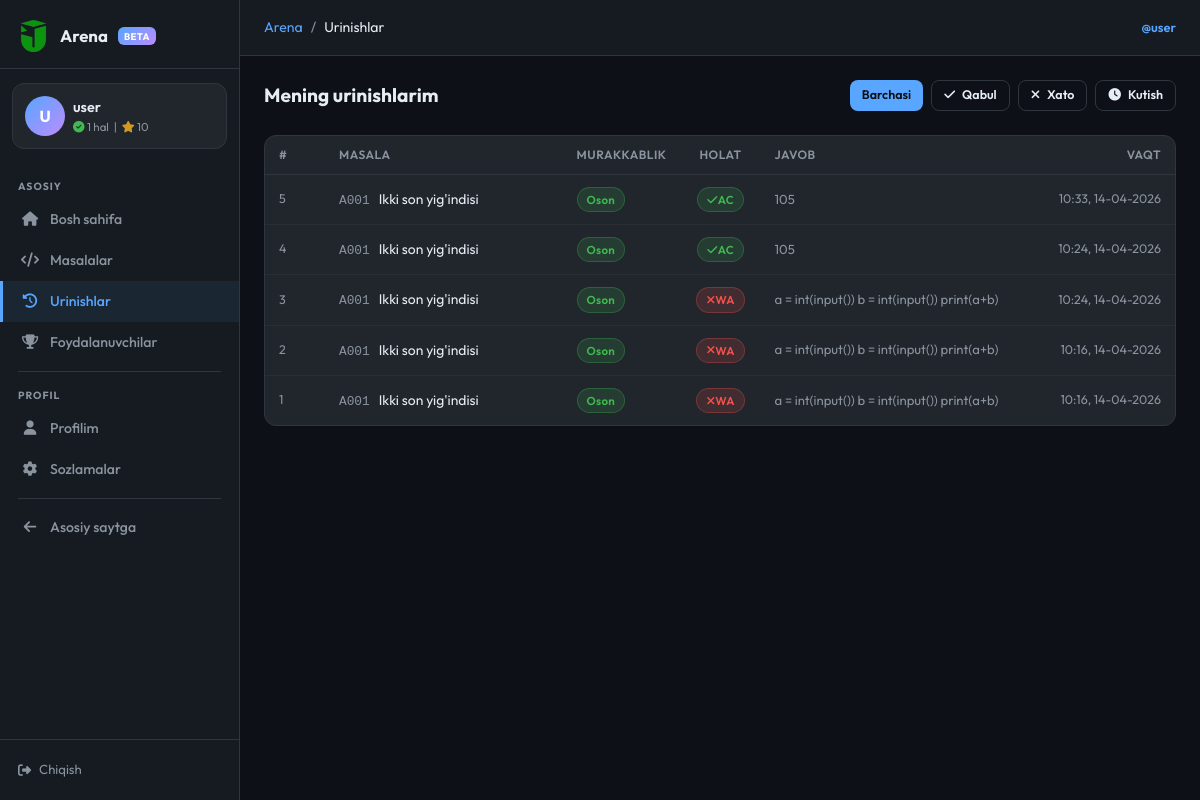
Before: /arena/submissions (signed in) with the older database file.
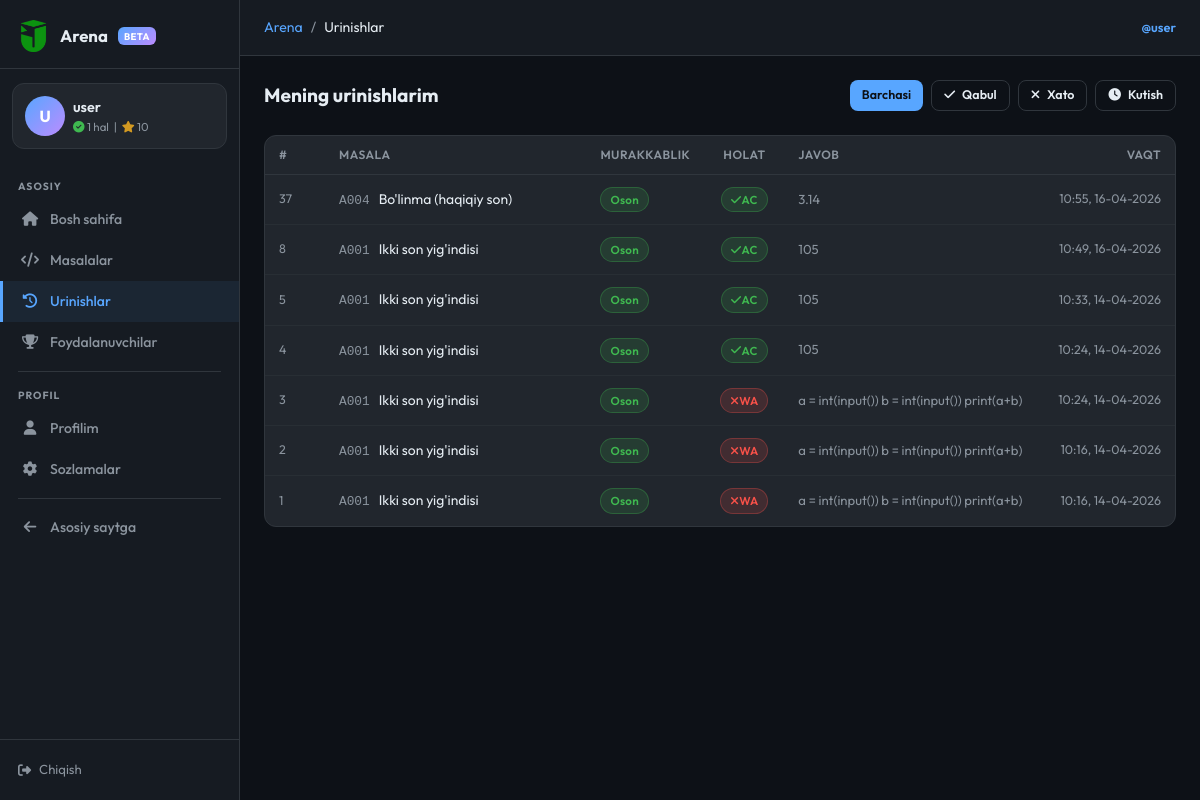
After: the same page with the newer database file.
### models.py (models this page shows)
class ArenaSubmission(db.Model):
    __tablename__ = 'arena_submissions'
    id = db.Column(db.Integer, primary_key=True)
    user_id = db.Column(db.Integer, db.ForeignKey('arena_users.id'), nullable=False)
    problem_id = db.Column(db.Integer, db.ForeignKey('arena_problems.id'), nullable=False)
    code = db.Column(db.Text, default='')            # submitted source code
    language = db.Column(db.String(20), default='python')
    answer = db.Column(db.Text, default='')          # program's stdout (for display)
    status = db.Column(db.String(5), default='PE')   # AC / WA / TLE / RE / CE / PE
    time_used = db.Column(db.Float, default=0.0)     # execution time in seconds
    error_msg = db.Column(db.Text, default='')       # stderr / error text
    submitted_at = db.Column(db.DateTime, default=tashkent_now)
    __table_args__ = (
        db.Index('ix_arena_sub_user', 'user_id'),
        db.Index('ix_arena_sub_problem', 'problem_id'),
        db.Index('ix_arena_sub_user_status', 'user_id', 'status'),
    )

class ArenaProblem(db.Model):
    __tablename__ = 'arena_problems'
    id = db.Column(db.Integer, primary_key=True)
    code = db.Column(db.String(10), unique=True, nullable=False)  # A001, M005
    title = db.Column(db.String(200), nullable=False)
    description = db.Column(db.Text, nullable=False)
    input_format = db.Column(db.Text, default='')
    output_format = db.Column(db.Text, default='')
    constraints = db.Column(db.Text, default='')
    examples = db.Column(db.Text, default='[]')  # JSON: [{input, output, explanation}]
    difficulty = db.Column(db.String(10), default='easy')   # easy / medium / hard
    category = db.Column(db.String(50), default='general')
    correct_answer = db.Column(db.Text, default='')          # for auto-grading
    time_limit = db.Column(db.Float, default=1.0)            # seconds (display)
    memory_limit = db.Column(db.Integer, default=256)        # MB (display)
    is_active = db.Column(db.Boolean, default=True)
    created_at = db.Column(db.DateTime, default=tashkent_now)
    accepted_count = db.Column(db.Integer, default=0)
    submission_count = db.Column(db.Integer, default=0)
    submissions = db.relationship('ArenaSubmission', backref='problem', lazy='dynamic')
    __table_args__ = (
        db.Index('ix_arena_problem_difficulty', 'difficulty'),
        db.Index('ix_arena_problem_category', 'category'),
        db.Index('ix_arena_problem_active', 'is_active'),
    )

### routes/arena.py (the view)
@arena_bp.route('/submissions')
@arena_required
def submissions():
    uid = session['arena_user_id']
    status_f = request.args.get('status', '')
    page     = request.args.get('page', 1, type=int)
    q = ArenaSubmission.query.filter_by(user_id=uid)
    if status_f in ('AC', 'WA', 'PE'):
        q = q.filter_by(status=status_f)
    q = q.order_by(ArenaSubmission.submitted_at.desc())
    paginated = q.paginate(page=page, per_page=20, error_out=False)
    return render_template('arena/submissions.html',
                           subs=paginated,
                           current_status=status_f)

### models.py (called while the page is built)
def tashkent_now():
    return datetime.utcnow() + timedelta(hours=5)

### routes/arena.py (called while the page is built)
def _current_user():
    uid = session.get('arena_user_id')
    if not uid:
        return None
    return ArenaUser.query.get(uid)

def arena_required(f):
    @wraps(f)
    def decorated(*args, **kwargs):
        if not session.get('arena_user_id'):
            flash('Davom etish uchun tizimga kiring.', 'warning')
            return redirect(url_for('arena.login', next=request.full_path))
        return f(*args, **kwargs)
    return decorated

@arena_bp.context_processor
def _inject():
    u = _current_user()
    if u:
        u.last_seen = tashkent_now()
        try:
            db.session.commit()
        except Exception:
            db.session.rollback()
    return dict(arena_user=u)

### templates/arena/submissions.html (shortened to what this page needs)
{% extends "arena/base.html" %}
{% block breadcrumb %}<li class="breadcrumb-item active">Urinishlar</li>{% endblock %}
{% block content %}
<div class="d-flex align-items-center justify-content-between mb-4 flex-wrap gap-2">
  <h2 style="font-size:1.2rem; font-weight:700; margin:0;">Mening urinishlarim</h2>
  <div class="d-flex gap-2">
    {% for lbl, val in [('Barchasi',''), ('Qabul','AC'), ('Xato','WA'), ('Kutish','PE')] %}
    <a href="{{ url_for('arena.submissions', status=val) }}"
       class="ar-btn ar-btn-sm {% if current_status == val %}ar-btn-primary{% else %}ar-btn-outline{% endif %}">
      {% if val == 'AC' %}<i class="fas fa-check"></i>{% elif val == 'WA' %}<i class="fas fa-times"></i>{% elif val == 'PE' %}<i class="fas fa-clock"></i>{% endif %}
      {{ lbl }}
    </a>
    {% endfor %}
  </div>
</div>
<div class="ar-card">
  <table class="ar-table">
    <thead><tr>
      <th style="width:60px">#</th>
      <th>Masala</th>
      <th style="width:90px">Murakkablik</th>
      <th style="width:80px; text-align:center">Holat</th>
      <th>Javob</th>
      <th style="width:110px; text-align:right">Vaqt</th>
    </tr></thead>
    <tbody>
    {% for s in subs.items %}
    <tr class="sub-row-link" onclick="viewCode({{ s.id }})">
      <td style="color:var(--ar-muted); font-size:.78rem;">{{ s.id }}</td>
      <td>
        <a href="{{ url_for('arena.problem_detail', pid=s.problem_id) }}"
           style="color:var(--ar-text); text-decoration:none;">
          <span style="font-family:'Courier New',monospace; color:var(--ar-muted); font-size:.8rem; margin-right:6px;">{{ s.problem.code }}</span>
          {{ s.problem.title }}
        </a>
      </td>
      <td>
        <span class="ar-badge badge-{{ s.problem.difficulty }}">
          {% if s.problem.difficulty == 'easy' %}Oson{% elif s.problem.difficulty == 'medium' %}O'rta{% else %}Qiyin{% endif %}
        </span>
      </td>
      <td style="text-align:center;">
        <span class="ar-badge badge-{{ s.status.lower() }}">
          {% if s.status == 'AC' %}<i class="fas fa-check"></i> {% elif s.status == 'WA' %}<i class="fas fa-times"></i> {% else %}<i class="fas fa-clock"></i> {% endif %}
          {{ s.status }}
        </span>
      </td>
      <td style="color:var(--ar-muted); font-size:.82rem; max-width:200px; overflow:hidden; text-overflow:ellipsis; white-space:nowrap;">
        {{ s.answer[:60] }}{% if s.answer|length > 60 %}…{% endif %}
      </td>
      <td style="text-align:right; color:var(--ar-muted); font-size:.78rem; white-space:nowrap;">
        {{ s.submitted_at.strftime('%H:%M, %d-%m-%Y') }}
      </td>
    </tr>
    {% endfor %}
    </tbody>
  </table>
</div>
{% endblock %}

### templates/arena/base.html (shortened to what the changed rows need)
<!DOCTYPE html>
<html lang="uz">
<head>
  {% set _site_name = "Jahon School Arena — Asilbek Mirolimov" %}
  {% set _base_url  = (config.get("PUBLIC_BASE_URL","") or request.url_root).rstrip("/") %}
  {% set _default_desc = "Jahon School Arena — Asilbek Mirolimov tomonidan yaratilgan dasturlash platformasi. Masalalarni yeching, bilimingizni sinang, reytingda yuqoriga chiqing." %}
  {% set _default_kw   = "jahon school arena, jahon school test, asilbek mirolimov, arena, dasturlash, python, algoritmlar, online judge, bilim sinash, masala, kod, reyting, informatika, uzbekistan" %}
  {% set _og_image     = _base_url + url_for('static', filename='img/logo.png') %}
  <link href="https://cdn.jsdelivr.net/npm/bootstrap@5.3.0/dist/css/bootstrap.min.css" rel="stylesheet">
  <link rel="stylesheet" href="https://cdnjs.cloudflare.com/ajax/libs/font-awesome/6.4.0/css/all.min.css">
</head>
<body>
<aside class="ar-sidebar" id="arSidebar">
  <a class="ar-sidebar-logo" href="{{ url_for('arena.index') }}">
    <img src="{{ url_for('static', filename='img/logo.png') }}" alt="logo">
    <span>Arena</span>
    <span class="badge-arena">BETA</span>
  </a>
</aside>
<div class="ar-main">
  <div class="ar-content">
    {% block content %}{% endblock %}
  </div>
</div>
</body>
</html>

Changed rows visible on the page:
added ArenaSubmission: id "37", problem.code "A004", problem "Bo'linma (haqiqiy son)", status "AC", answer "3.14", submitted_at "10:55, 16-04-2026"
added ArenaSubmission: id "8", problem.code "A001", problem "Ikki son yig'indisi", status "AC", answer "105", submitted_at "10:49, 16-04-2026"
